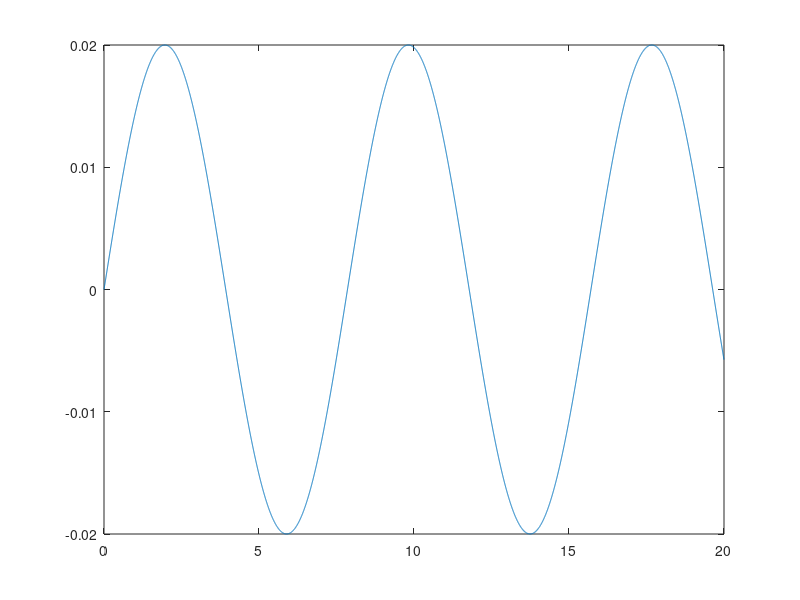
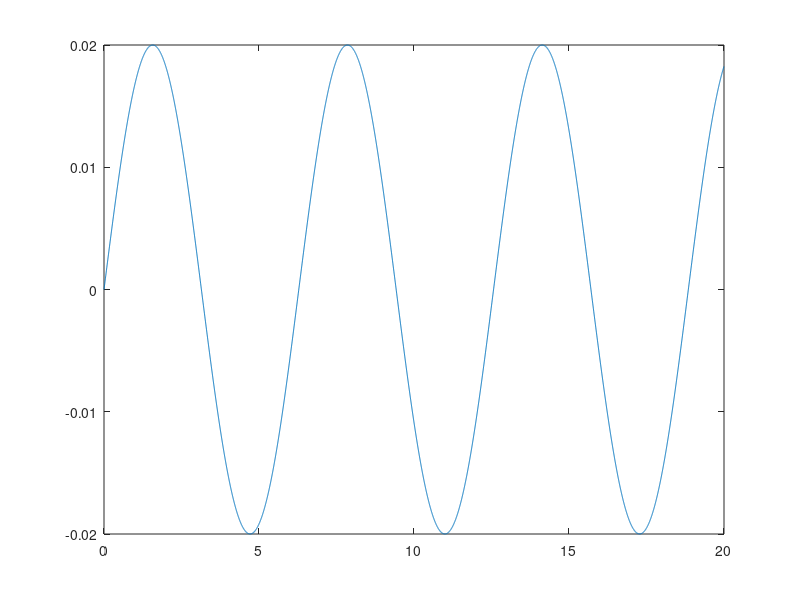
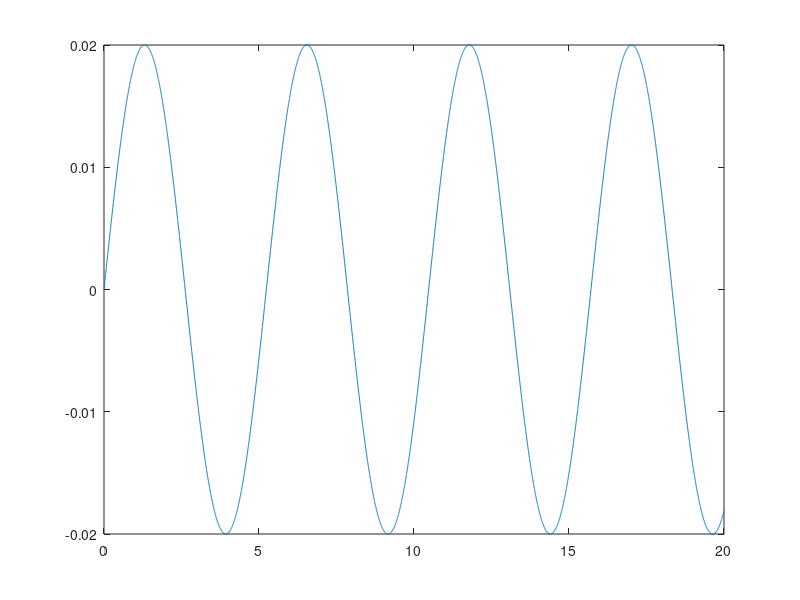
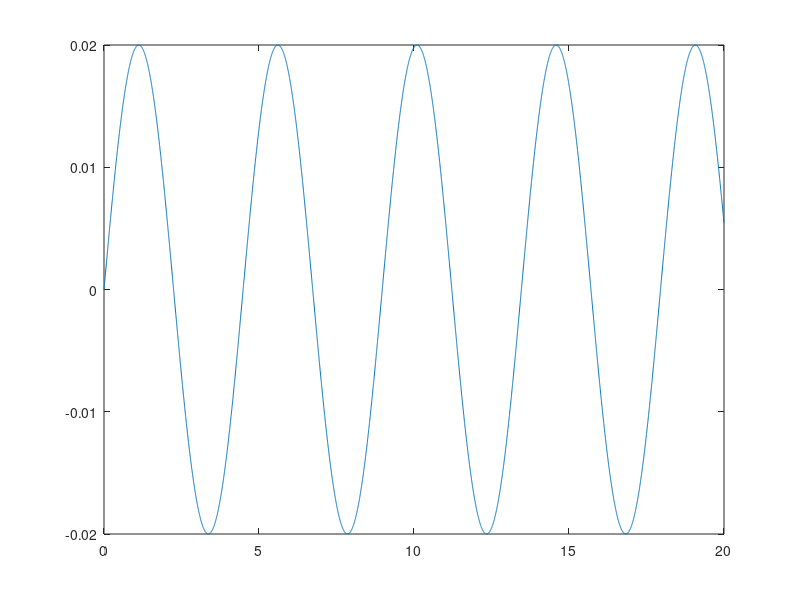

Source code (MATLAB) for these figures, in order:
omegas = linspace(0.8,3.0,12);
mags = 0.02*ones(size(omegas));

T = 20.0;
dt = 0.003;
ttape = 0:dt:T;

for i=1:numel(omegas)
    ydot = mags(i)*sin(omegas(i)*ttape);
    dlmwrite(sprintf('sysid%d.dat',i),[numel(ydot) ydot]');
    fprintf(fopen(sprintf('misc%d.dat',i),'w'),'frequency: %22f\nmagnitude:%22f\n',omegas(i),mags(i));
    figure(i)
    plot(ttape,ydot)
end
